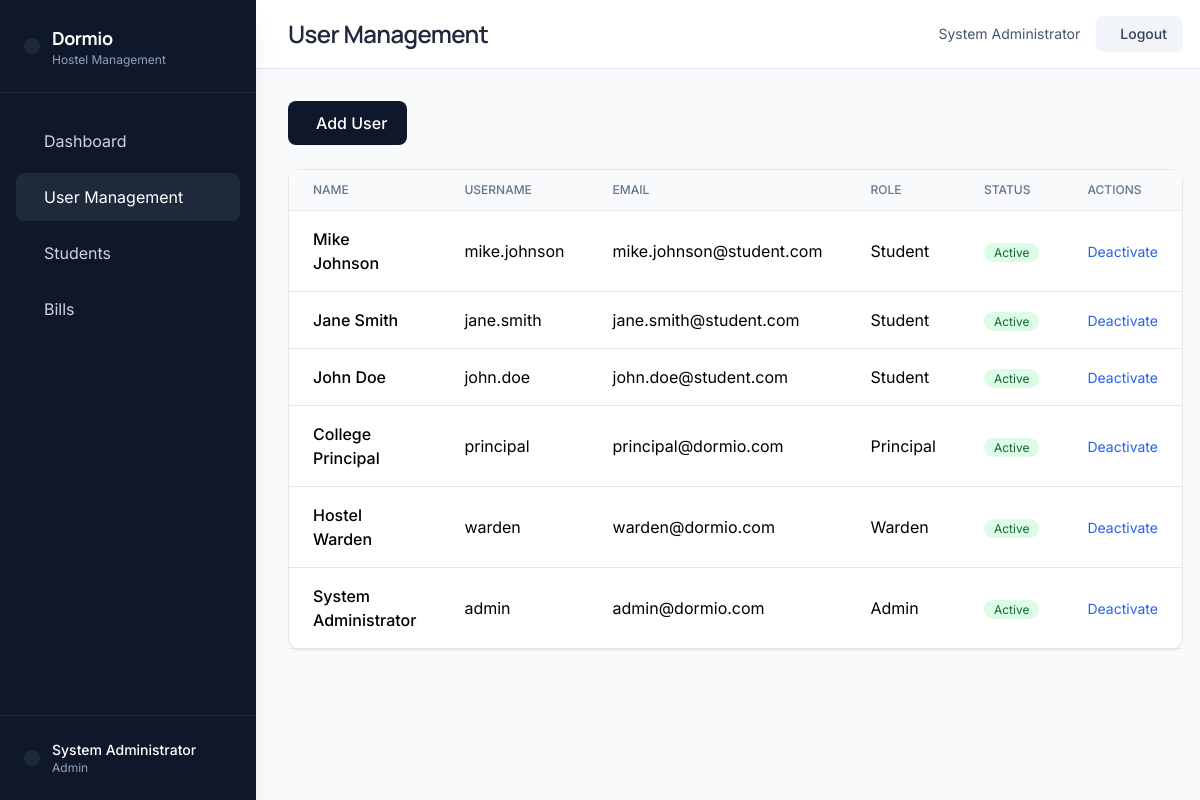
The app's page /admin/users (signed in) with its own data.
### models.py (models this page shows, shortened)
class User(UserMixin, db.Model):
    id = db.Column(db.Integer, primary_key=True)
    username = db.Column(db.String(80), unique=True, nullable=False)
    email = db.Column(db.String(120), unique=True, nullable=False)
    password_hash = db.Column(db.String(200), nullable=False)
    role = db.Column(db.String(20), nullable=False)  # student, warden, admin, principal
    full_name = db.Column(db.String(100), nullable=False)
    created_at = db.Column(db.DateTime, default=lambda: datetime.now(timezone.utc))
    is_active = db.Column(db.Boolean, default=True)
    student_profile = db.relationship('Student', backref='user', uselist=False, cascade='all, delete-orphan')

### app.py (the view, shortened to what this page needs)
@app.route('/admin/users', methods=['GET', 'POST'])
@login_required
@role_required('admin')
def admin_users():
    users = User.query.order_by(User.created_at.desc()).all()
    return render_template('admin/users.html', users=users)

### app.py (called while the page is built)
@login_manager.user_loader
def load_user(user_id):
    return User.query.get(int(user_id))

def role_required(*roles):
    def decorator(f):
        @wraps(f)
        def decorated_function(*args, **kwargs):
            if not current_user.is_authenticated or current_user.role not in roles:
                flash('Access denied. Insufficient permissions.', 'error')
                return redirect(url_for('dashboard'))
            return f(*args, **kwargs)
        return decorated_function
    return decorator

### templates/admin/users.html (shortened to what this page needs)
{% extends "layout.html" %}{% set page_title="User Management" %}{% block page_content %}<div class="mb-6"><button onclick="openModal()" class="bg-slate-900 text-white font-medium py-2.5 px-5 rounded-lg">Add User</button></div><div class="bg-white rounded-xl border shadow-sm"><div class="overflow-x-auto"><table class="w-full"><thead class="bg-slate-50 border-b"><tr><th class="px-6 py-3 text-left text-xs font-medium text-slate-500 uppercase">Name</th><th class="px-6 py-3 text-left text-xs font-medium text-slate-500 uppercase">Username</th><th class="px-6 py-3 text-left text-xs font-medium text-slate-500 uppercase">Email</th><th class="px-6 py-3 text-left text-xs font-medium text-slate-500 uppercase">Role</th><th class="px-6 py-3 text-left text-xs font-medium text-slate-500 uppercase">Status</th><th class="px-6 py-3 text-left text-xs font-medium text-slate-500 uppercase">Actions</th></tr></thead><tbody>{% for user in users %}<tr class="border-b hover:bg-slate-50"><td class="px-6 py-4 font-medium">{{user.full_name}}</td><td class="px-6 py-4">{{user.username}}</td><td class="px-6 py-4">{{user.email}}</td><td class="px-6 py-4 capitalize">{{user.role}}</td><td class="px-6 py-4"><span class="px-2.5 py-0.5 rounded-full text-xs {%if user.is_active%}bg-green-100 text-green-800{%else%}bg-red-100 text-red-800{%endif%}">{%if user.is_active%}Active{%else%}Inactive{%endif%}</span></td><td class="px-6 py-4"><form method="POST" action="{{url_for('toggle_user',id=user.id)}}" class="inline"><button type="submit" class="text-sm text-blue-600 hover:text-blue-800">{%if user.is_active%}Deactivate{%else%}Activate{%endif%}</button></form></td></tr>{% endfor %}</tbody></table></div></div>{% endblock %}

### templates/layout.html (shortened to what this page needs)
{% extends "base.html" %}
{% block body %}
<div class="flex min-h-screen">
    <aside class="fixed top-0 left-0 h-full w-64 bg-slate-900 text-white shadow-xl z-20 hidden lg:block">
        <div class="px-6 py-6 border-b border-slate-800">
            <div class="flex items-center space-x-3">
                <div class="bg-slate-800 rounded-lg p-2">
                </div>
                <div>
                    <h2 class="text-lg font-bold tracking-tight">Dormio</h2>
                    <p class="text-xs text-slate-400">Hostel Management</p>
                </div>
            </div>
        </div>
        <nav class="px-4 py-6 space-y-2">
            {{ sidebar_content }}
        </nav>
        <div class="absolute bottom-0 left-0 right-0 px-6 py-6 border-t border-slate-800">
            <div class="flex items-center space-x-3">
                <div class="bg-slate-800 rounded-full p-2">
                </div>
                <div class="flex-1">
                    <p class="text-sm font-medium text-white">{{ current_user.full_name }}</p>
                    <p class="text-xs text-slate-400 capitalize">{{ current_user.role }}</p>
                </div>
            </div>
        </div>
    </aside>
    <div class="flex-1 ml-0 lg:ml-64">
        <div class="bg-white border-b border-slate-200 px-8 py-4">
            <div class="flex items-center justify-between">
                <div>
                    <h1 class="text-2xl font-semibold tracking-tight text-slate-800">{{ page_title }}</h1>
                </div>
                <div class="flex items-center space-x-4">
                    <span class="text-sm text-slate-600">{{ current_user.full_name }}</span>
                    <a href="{{ url_for('logout') }}"
                       data-testid="logout-btn"
                       class="bg-slate-100 hover:bg-slate-200 text-slate-700 font-medium py-2 px-4 rounded-lg transition-all text-sm">
                        Logout
                    </a>
                </div>
            </div>
        </div>
        <div class="p-8">
            {% block page_content %}{% endblock %}
        </div>
    </div>
</div>
{% endblock %}

### templates/base.html (style rules this page uses)
body { font-family: 'Inter', sans-serif; }
h1, h2, h3, h4, h5, h6 { font-family: 'Manrope', sans-serif; }

### records on screen
User: full_name "System Administrator", role "Admin", username "admin", email "admin@dormio.com", is_active "Active"
User: full_name "Mike Johnson", username "mike.johnson", email "mike.johnson@student.com", role "Student", is_active "Active"
User: full_name "Jane Smith", username "jane.smith", email "jane.smith@student.com", role "Student", is_active "Active"
User: full_name "John Doe", username "john.doe", email "john.doe@student.com", role "Student", is_active "Active"
User: full_name "College Principal", username "principal", email "principal@dormio.com", role "Principal", is_active "Active"
User: full_name "Hostel Warden", username "warden", email "warden@dormio.com", role "Warden", is_active "Active"

### other values on screen
{{ sidebar_content }} "Dashboard User Management Students Bills"
{{ page_title }} "User Management"
